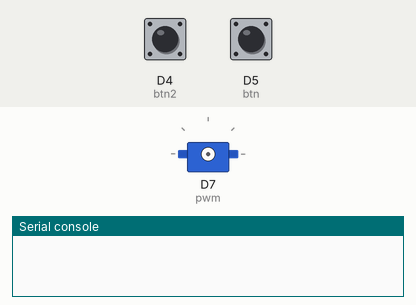
Recording of a program running on a simulated CircuitPython board. On the bench: servo, the last lines printed to the serial console. The inputs (shaded band) are chosen by the test bench; at power-on: D4 (btn2) LOW, D5 (btn) LOW.

Above: at 1.2 s.
1.3 s: D4 (btn2) pulled HIGH for 1 s
At 2.5 s:
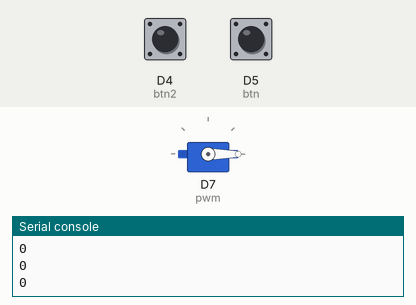
3.8 s: D5 (btn) pulled HIGH for 1 s
At 5.7 s:
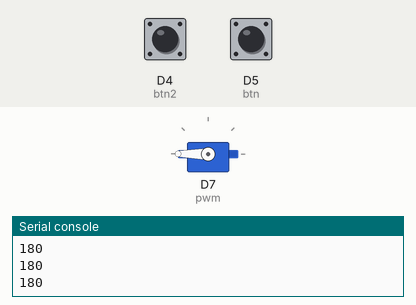
6.3 s: D4 (btn2) pulled HIGH for 0.15 s
At 7.3 s:
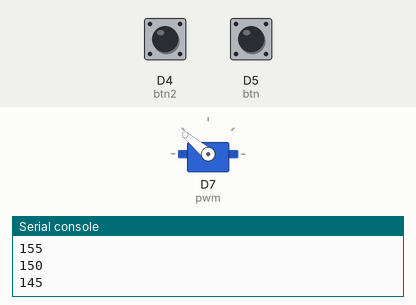
7.9 s: D4 (btn2) pulled HIGH for 0.15 s
At 8.5 s:
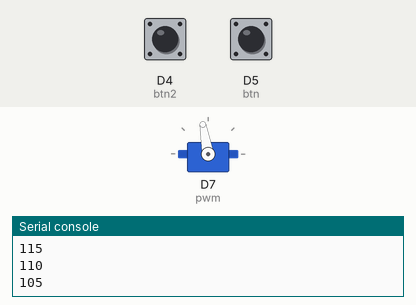
9.5 s: D4 (btn2) pulled HIGH for 3.2 s
At 9.65 s:
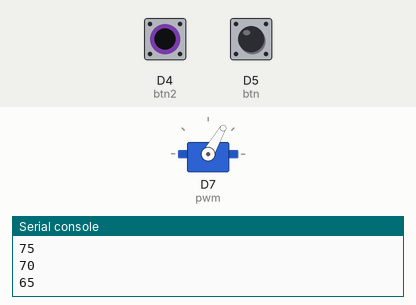
14.2 s: D5 (btn) pulled HIGH for 0.15 s
At 15.7 s:
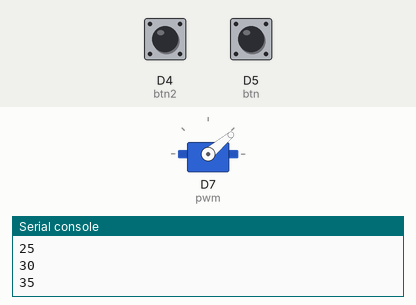
Timing chart, 0 to 16.8 s (numbered marks = the images above; inputs shaded):
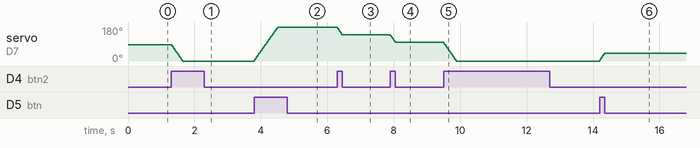

The program:

buttonservo.py
```python
#ALL THESE NEXT THINGS ARE IMPORTING LIBS/THINGS FROM LIBS

import time
import board
import pwmio
from adafruit_motor import servo
from digitalio import DigitalInOut, Direction, Pull

# tell my thing what is going where.
btn = DigitalInOut(board.D5)# wire in pin 5
btn.direction = Direction.INPUT # tell computer that an output is attached at pin 5
btn.pull = Pull.DOWN # round down whatever value we get
btn2 = DigitalInOut(board.D4)
btn2.direction = Direction.INPUT
btn2.pull = Pull.DOWN
pwm = pwmio.PWMOut(board.D7, duty_cycle=2 ** 15, frequency=50)# tells coputer a pwm pin is attached at seve
my_servo = servo.Servo(pwm)
angle= 90 # assigning a value the word servo

while True:
    if btn.value: # if button is pressed
        print(angle)# for debugging
        if angle < 180:
            angle = angle +5 # continuously add five degrees everytime i press the button.
            my_servo.angle =angle # make the servo go to that angle
            time.sleep(0.02)

    if btn2.value:# if button is pressed
        print(angle)# tell serial monitor what the angle is set to
        if angle > 0:# so angle doesnt go out of range
            angle = angle -5 # subtract 5 from angle every time i press button
            my_servo.angle = angle # tell servo to go to thaty angle.
            time.sleep(0.02)
```

Measured:
- after the input at 1.3 s, servo on D7 (pwm): moves from 85° to 0° over 0.32 s, starting at once
- after the input at 3.8 s, servo on D7 (pwm): moves from 0° to 180° over 0.71 s, starting at once
- after the input at 6.3 s, servo on D7 (pwm): 180° → 140° at once
- after the input at 7.9 s, servo on D7 (pwm): 140° → 100° at once
- after the input at 9.5 s, servo on D7 (pwm): moves from 100° to 0° over 0.38 s, starting at once
- after the input at 14.2 s, servo on D7 (pwm): 0° → 40° at once
